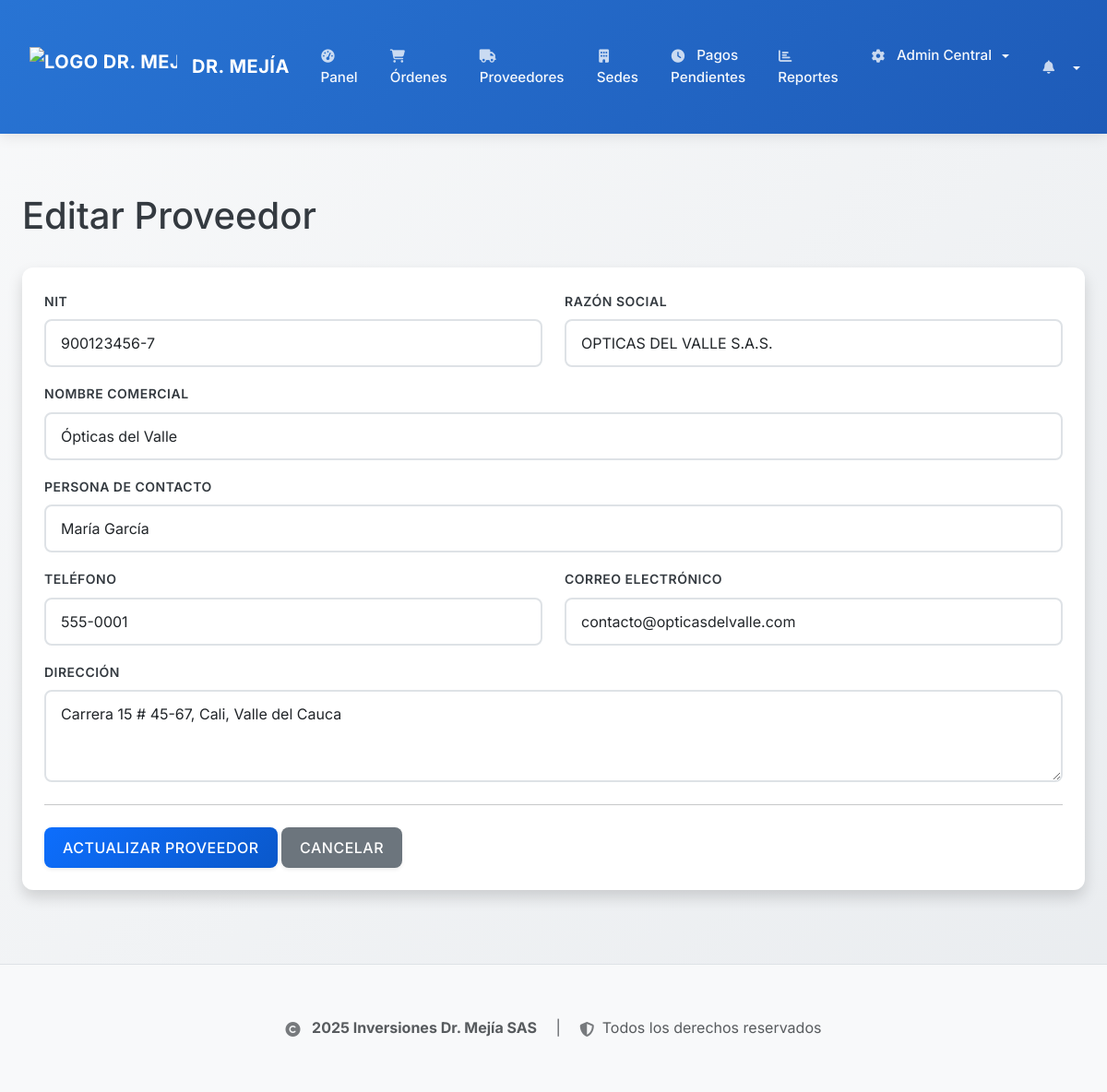
/provider/edit/1 (signed in), run on an earlier commit of the app's database.
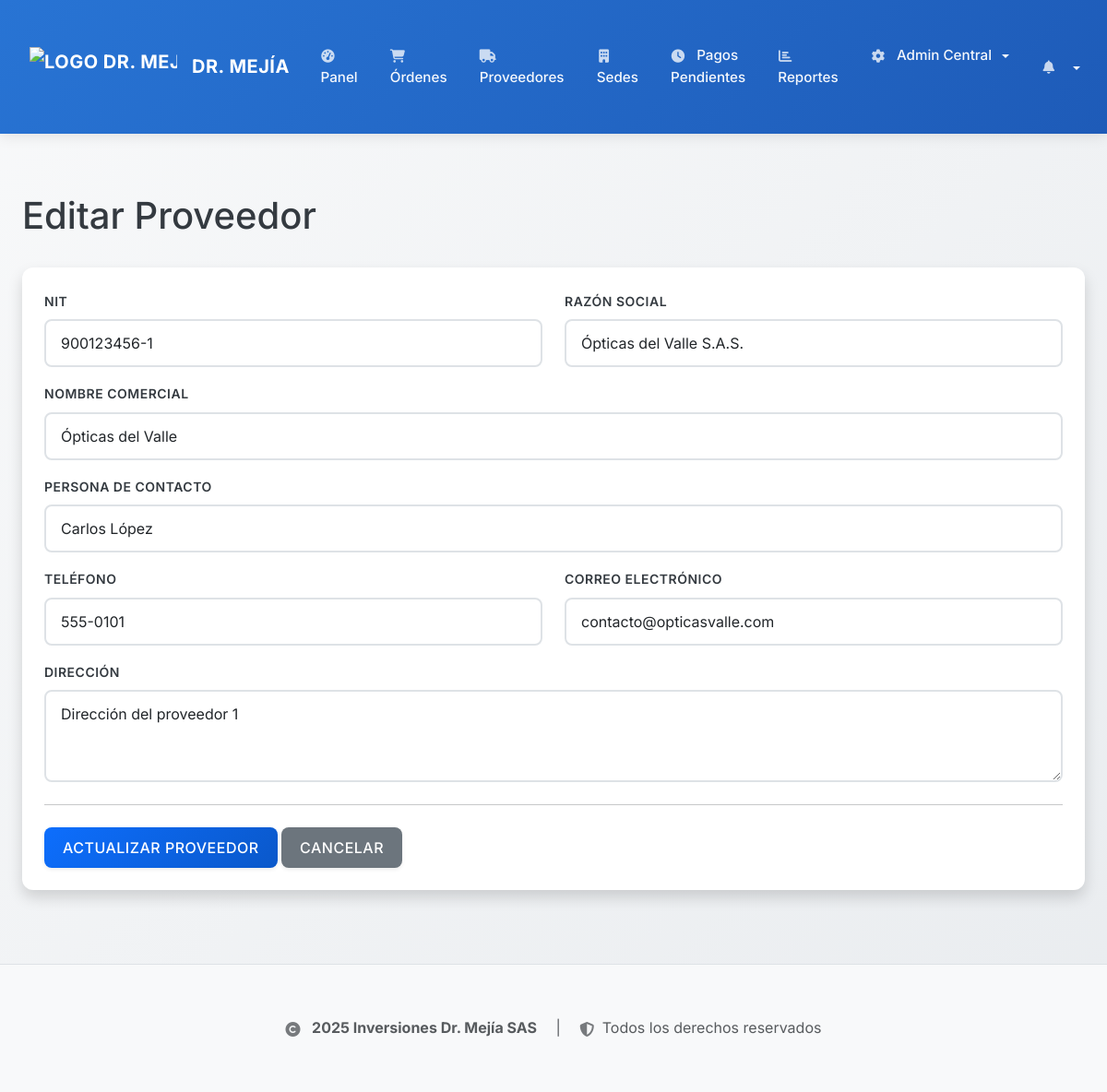
And on a later commit of the database.
### backend/app/models.py (models this page shows, shortened)
class Provider(db.Model):
    id = db.Column(db.Integer, primary_key=True)
    nit = db.Column(db.String(20), nullable=False, unique=True)  # NIT único del proveedor
    razon_social = db.Column(db.String(200), nullable=False)  # Razón social oficial
    name = db.Column(db.String(128), nullable=False)  # Nombre comercial (mantener para compatibilidad)
    contact_person = db.Column(db.String(128))  # Persona de contacto
    phone = db.Column(db.String(20))  # Teléfono
    email = db.Column(db.String(120), unique=True)  # Correo electrónico
    address = db.Column(db.String(500))  # Dirección (expandida)
    registered_at = db.Column(db.DateTime, default=datetime.utcnow)
    orders = db.relationship('WorkOrder', backref='provider', lazy=True)
    payments_received = db.relationship('Payment', backref='provider_paid', lazy=True)

### backend/app/routes.py (the view)
@bp.route('/provider/edit/<int:provider_id>', methods=['GET', 'POST'])
@login_required
@role_required('admin', 'asistente')
def edit_provider(provider_id):
    provider = Provider.query.get_or_404(provider_id)
    form = ProviderEditForm(obj=provider) # Pre-pobla el formulario con los datos del proveedor
    form._original_obj = provider  # Para validaciones
    if form.validate_on_submit():
        form.populate_obj(provider) # Actualiza el objeto proveedor con los datos del formulario
        db.session.commit()
        flash(f'Proveedor "{provider.razon_social}" actualizado exitosamente!', 'success')
        return redirect(url_for('main.list_providers'))
    return render_template('proveedores/create_edit.html', title='Editar Proveedor', form=form, provider_id=provider_id)

### backend/app/forms.py (shortened to what this page needs)
class ProviderEditForm(FlaskForm):
    nit = StringField('NIT', validators=[DataRequired(), Length(max=20)])
    razon_social = StringField('Razón Social', validators=[DataRequired(), Length(max=255)])
    name = StringField('Nombre Comercial', validators=[Optional(), Length(max=128)])
    contact_person = StringField('Persona de Contacto', validators=[Optional(), Length(max=128)])
    phone = StringField('Teléfono', validators=[Optional(), Length(max=20)])
    email = StringField('Correo Electrónico', validators=[Optional(), Email(), Length(max=120)])
    address = TextAreaField('Dirección', validators=[Optional(), Length(max=500)])
    submit = SubmitField('Actualizar Proveedor')

### backend/app/models.py (called while the page is built)
@login_manager.user_loader
def load_user(user_id):
    return User.query.get(int(user_id))

### frontend/templates/proveedores/create_edit.html (shortened to what this page needs)
{% extends "base.html" %}
{% block content %}
    <h1 class="mb-4">{% if provider_id %}Editar Proveedor{% else %}Registrar Nuevo Proveedor{% endif %}</h1>
    <div class="card p-4">
        <form action="" method="post" novalidate>
            <div class="row">
                <div class="col-md-6">
                    <div class="mb-3">
                        {{ form.nit.label(class="form-label") }}
                        {{ form.nit(class="form-control", size=20) }}
                    </div>
                </div>
                <div class="col-md-6">
                    <div class="mb-3">
                        {{ form.razon_social.label(class="form-label") }}
                        {{ form.razon_social(class="form-control", size=255) }}
                    </div>
                </div>
            </div>
            <div class="mb-3">
                {{ form.name.label(class="form-label") }}
                {{ form.name(class="form-control", size=128, placeholder="Opcional - Si es diferente a la razón social") }}
            </div>
            <div class="mb-3">
                {{ form.contact_person.label(class="form-label") }}
                {{ form.contact_person(class="form-control", size=128) }}
            </div>
            <div class="row">
                <div class="col-md-6">
                    <div class="mb-3">
                        {{ form.phone.label(class="form-label") }}
                        {{ form.phone(class="form-control", size=20) }}
                    </div>
                </div>
                <div class="col-md-6">
                    <div class="mb-3">
                        {{ form.email.label(class="form-label") }}
                        {{ form.email(class="form-control", size=120) }}
                    </div>
                </div>
            </div>
            <div class="mb-3">
                {{ form.address.label(class="form-label") }}
                {{ form.address(class="form-control", rows=3) }}
            </div>
            <hr class="my-4">
            {{ form.submit(class="btn btn-primary") }}
            <a href="{{ url_for('main.list_providers') }}" class="btn btn-secondary">Cancelar</a>
        </form>
    </div>
{% endblock %}

What changed in the data, as far as the page shows it:
changed Provider "Ópticas del Valle": nit "900123456-7" → "900123456-1"; razon_social "OPTICAS DEL VALLE S.A.S." → "Ópticas del Valle S.A.S."; contact_person "María García" → "Carlos López"; phone "555-0001" → "555-0101"; email "contacto@opticasdelvalle.com" → "contacto@opticasvalle.com"; address "Carrera 15 # 45-67, Cali, Valle del Cauca" → "Dirección del proveedor 1"
